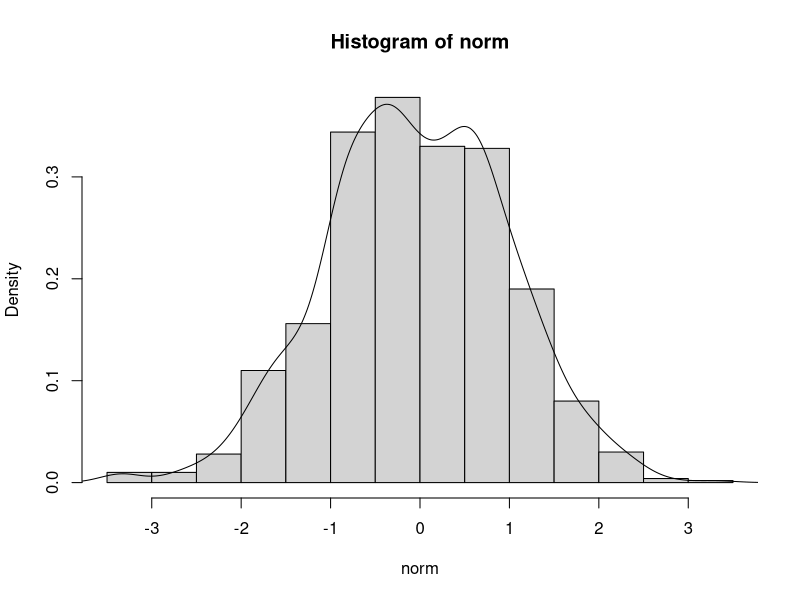

Reproduce this figure in R.
## ---- chunk 1
fib <- numeric(10)
fib[1] <- 1
fib[2] <- 1

for(i in 3:10) fib[i] <- fib[i-1] + fib[i-2]

fib
## ---- chunk 2
prime_numbers <- function(n){
  if( n >= 2){
    num <- seq(2,n)
    prime_nums <- c()
    for(i in seq(2,n)){
      if(any(num == i)){
        prime_nums <- c(prime_nums, i)
        num <- c(num[(num %% i) != 0], i)
      }
    }
  }
  return(prime_nums)
}


prime_numbers(12)
## ---- chunk 3

sample(x = seq(1,10), size = 5)

runif(n = 10, min =-50, max = 50)
rnorm(n = 10, mean = 10, sd = 10)
#standard normal
rnorm(n = 10)

#Bernouli Trial (say heads/tails)
#n = number of trials
rbinom(size = 1, n = 1, prob = 0.5)
#1 trial of selection p values from size
rbinom(size = 10, n = 1, prob = 0.5)


rbinom(n = 100, size = 5, 0.25)
## ---- chunk 4
norm <- rnorm(n = 1000)
hist(norm, probability = T)
lines(density(norm))
## ---- chunk 5

values <- seq(1,12)
row_names <- c("Row1", "Row2", "Row3")
col_names <- c("Col1", "Col2", "Col3")

matrix_values <- matrix(values, nrow = 3, ncol = 3, byrow = TRUE, dimnames = list(row_names, col_names))
